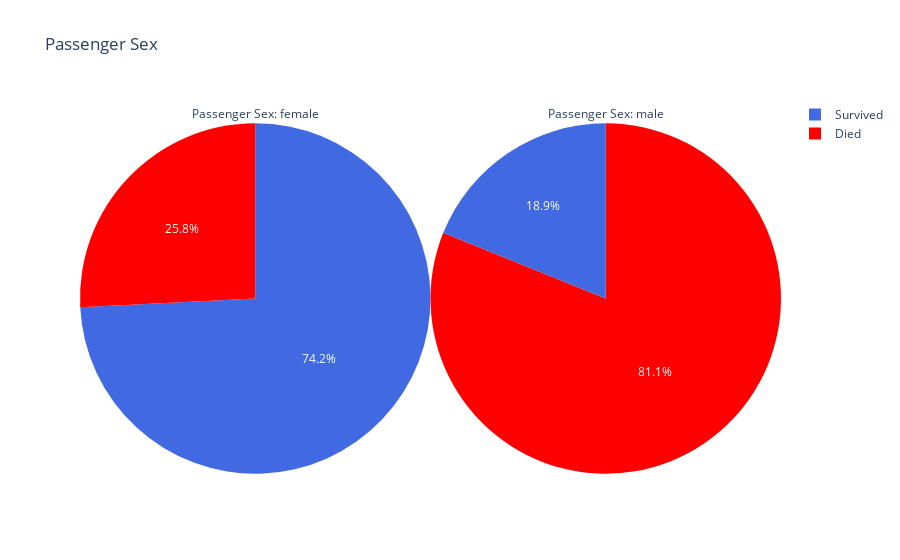

The cell this chart's notebook holds for it:
### Markdown cell above
### Sex

The majority of women survived the Titanic. On the other hand, most men didn't have the same luck.

### Code cell
survivalPerSex = full_df[["Sex", "Survived"]].groupby(["Sex"], as_index=False).mean().sort_values(
    by="Survived", ascending=False
)

plotPieCharts(survivalPerSex, "Passenger Sex")

### Figure 1 — Plotly figure (JSON) as saved in the notebook; plotly's stock layout.template omitted (floating-point values rounded to 4 significant figures)
{"data": [{"domain": {"x": [0, 0.5], "y": [0, 1]}, "hoverinfo": "label+percent", "labels": ["Survived", "Died"], "marker": {"colors": ["royalblue", "red"]}, "textposition": "inside", "title": {"text": "Passenger Sex: female"}, "type": "pie", "values": [0.742, 0.258]}, {"domain": {"x": [0.5, 1], "y": [0, 1]}, "hoverinfo": "label+percent", "labels": ["Survived", "Died"], "marker": {"colors": ["royalblue", "red"]}, "textposition": "inside", "title": {"text": "Passenger Sex: male"}, "type": "pie", "values": [0.1889, 0.8111]}], "layout": {"autosize": false, "title": {"text": "Passenger Sex"}, "width": 900}}
